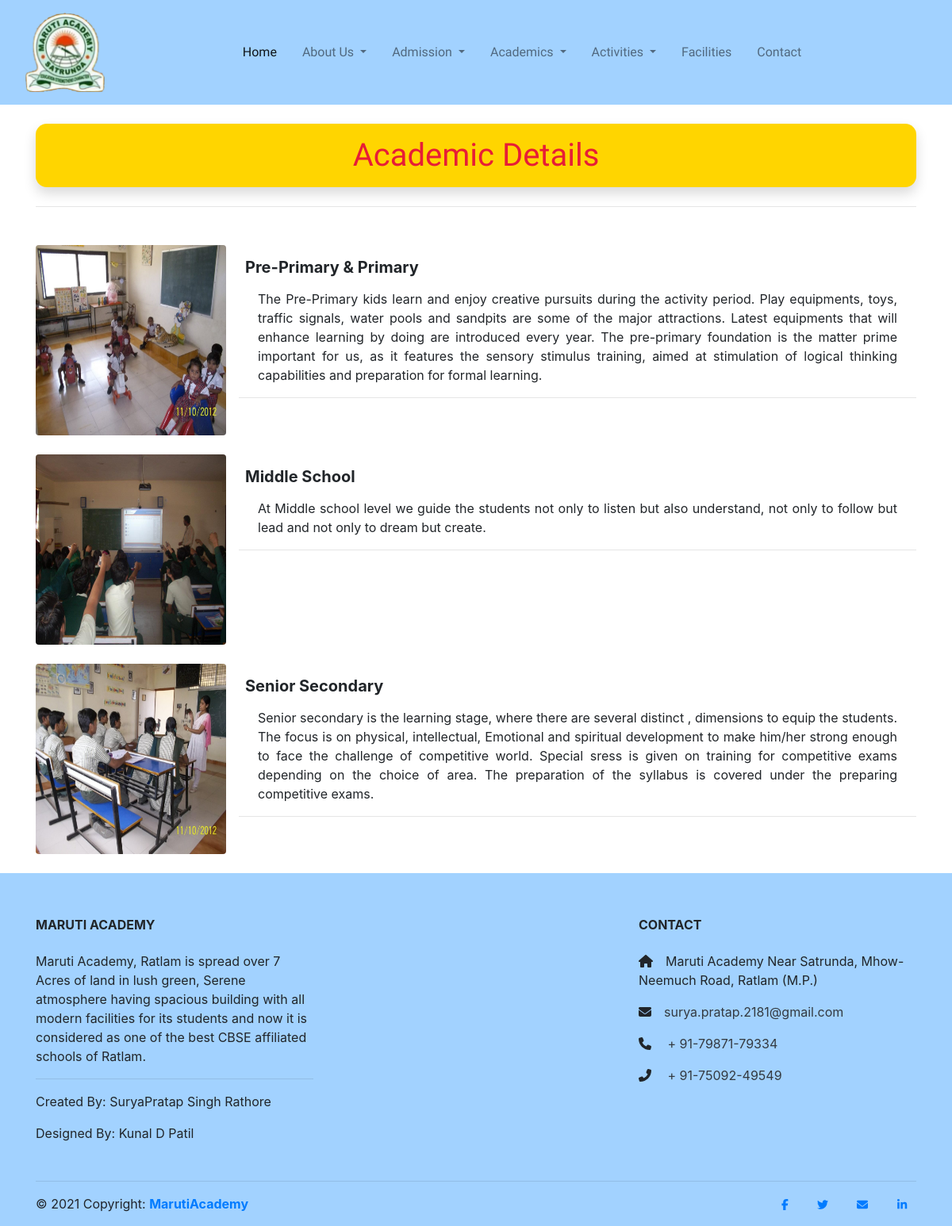
Page /academic-details/ on the committed database.
### home/models.py (models this page shows)
class Content(models.Model):
    title = models.CharField(max_length=100)
    description = models.TextField()
    category = models.CharField(max_length=100)
    name = models.CharField(max_length=100, blank=True)
    position = models.CharField(max_length=100, blank=True)
    photo = models.ImageField(upload_to='Images', blank=True)

### home/views.py (the view)
# urls.py: path('academic-details/', views.academic, name='academic'),
def academic(request):
    academics = Content.objects.filter(category='Academic Details')
    return render(request, 'home/academic.html', {'academics': academics})

### home/templates/home/academic.html (shortened to what this page needs)
{% extends 'home/base.html' %}
{% block body %}
<div class="container mb-5 ">
<h1 class="shadow p-2 my-4 text-center f-color mytext py-3 " >Academic Details</h1>
<hr>
</div>
<div class="container">
    {% for i in academics %}
    <div class="media my-2">
        <img src="{{i.photo.url}}" style="height: 240px; width: 240px;" class="rounded align-self-center mr-3 mb-3" alt="...">
        <div class="media-body ">
            <h5 class="font-weight-bolder my-3 mx-2">{{i.title}}</h5>
            <p class="mx-4 text-justify j-color">{{i.description}}</p>
            <hr>
        </div>
    </div>
    {% endfor %}
</div>
{% endblock body %}

### home/static/css/style.css (style rules this page uses)
.f-color { border-radius: 14px; background-color: #ffd500; color: #e71d36; }
.mytext { font-family: Satisfy; }

### rows in the picture
Content: photo (picture), title "Pre-Primary & Primary", description "The Pre-Primary kids learn and enjoy creative pursuits during the activity period. Play equipments, toys, traffic signals, water pools and sandpits are some of the major attractions. Latest equipments that will enhance learning by doing are introduced every year. The pre-primary foundation is the matter prime important for us, as it features the sensory stimulus training, aimed at stimulation of logical thinking capabilities and preparation for formal learning."
Content: photo (picture), title "Middle School", description "At Middle school level we guide the students not only to listen but also understand, not only to follow but lead and not only to dream but create."
Content: photo (picture), title "Senior Secondary", description "Senior secondary is the learning stage, where there are several distinct , dimensions to equip the students. The focus is on physical, intellectual, Emotional and spiritual development to make him/her strong enough to face the challenge of competitive world. Special sress is given on training for competitive exams depending on the choice of area. The preparation of the syllabus is covered under the preparing competitive exams."
